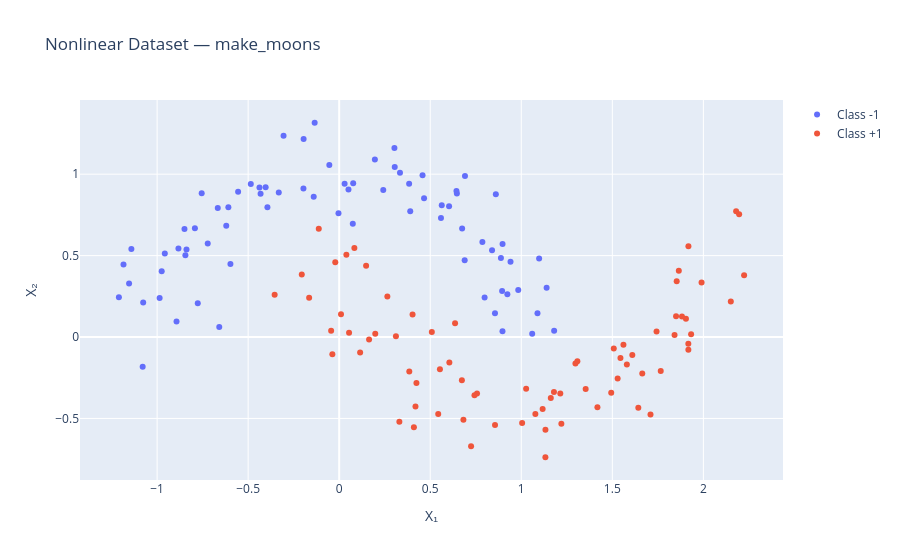

The notebook cell this image was saved under:
### Code cell
fig = go.Figure()

fig.add_trace(
    go.Scatter(
        x=X[y == -1, 0],
        y=X[y == -1, 1],
        mode="markers",
        name="Class -1"
    )
)

fig.add_trace(
    go.Scatter(
        x=X[y == 1, 0],
        y=X[y == 1, 1],
        mode="markers",
        name="Class +1"
    )
)

fig.update_layout(
    title="Nonlinear Dataset — make_moons",
    xaxis_title="X₁",
    yaxis_title="X₂"
)

fig.show()
